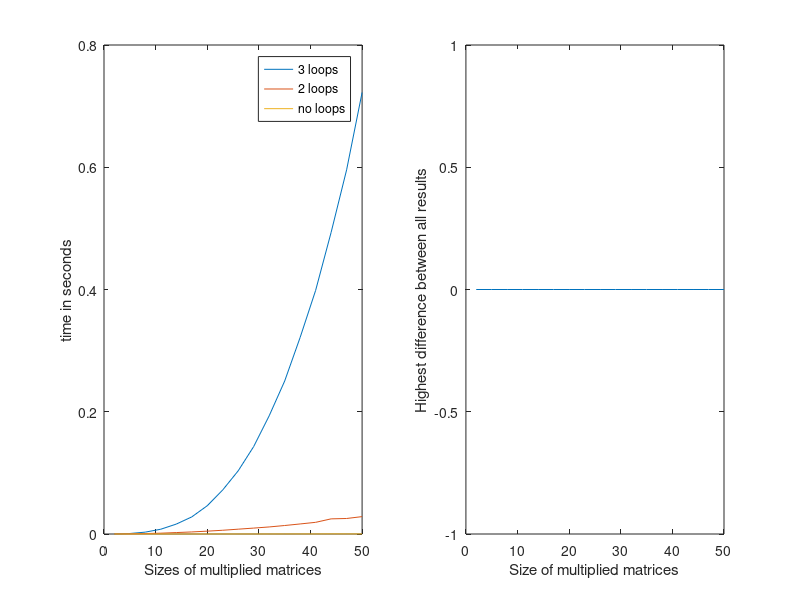

Recreate this plot in MATLAB.
function A1_exercises
  function C = multiply_matrices_3loops(A,B)
    
    M=size(A)(1);
    N=size(A)(2);
    O=size(B)(2);
    
    C = zeros(M,O);
    
    
    if N != size(B)(1)
      disp("dimensions of matrices do not fit")
      return
    endif
    
    # A*B:
    for m=1:M
        for o=1:O
            # computing one matrix element with a loop:
            for n=1:N
              C(m,o)+=A(m,n)*B(n,o);
            endfor
        endfor
    endfor
    
  endfunction

  function C = multiply_matrices_2loops(A,B)
        
    M=size(A)(1);
    N=size(A)(2);
    O=size(B)(2);
    C = zeros(M,O);
      
    if N != size(B)(1)
      disp("dimensions of matrices do not fit")
      return
    endif
    
    
    for m=1:M
        for o=1:O
            # building the scalar product by hand, but only in one lines
            C(m,o)=sum(A(m,:).*B(:,o).');
        endfor
    endfor
    
    endfunction
        
  function C = multiply_matrices_noloops(A,B)
        C=A*B;  
  endfunction
    
  function [t,C_multiplyWith3Loops,C_multiplyWith2Loops,C_multiplyWithoutLoops] = measure_execution_times(A,B)
    t=zeros(3,1);
    
    tic;
    C_multiplyWith3Loops=multiply_matrices_3loops(A,B);
    t(1) = toc;
    
    tic;
    C_multiplyWith2Loops=multiply_matrices_2loops(A,B);
    t(2) = toc;
    
    tic;
    C_multiplyWithoutLoops=multiply_matrices_noloops(A,B);
    t(3) = toc;
  endfunction
  
  
  # init stuff:
  s=2:3:50; #calculating with s times s (sxs) matrices
  
  timeresults=zeros(3,size(s)(2));
  
  #could compare matrices like this: max(max(abs(A-B))
  errors=zeros(1,size(s)(2));
  
  for i=1:size(s)(2)
    
      N=s(i);
      M=s(i);
      O=s(i);
      A=rand(M,N);
      B=rand(N,O);
      [timeresults(:,i),C_3loops,C_2loops,C_noloops]=measure_execution_times(A,B);
      
      #compare results of 3loop-matrix (C_3loops) and noloop-matrix(C_noloops)
      # what is the maximum differenz between them?
      diff_C_3loops_C_noloops = max(max(abs(C_noloops-C_3loops)));
      
      #compare results of 2loop-matrix (C_2loops) and noloop-matrix(C_noloops)
      diff_C_2loops_C_noloops = max(max(abs(C_noloops-C_2loops)));
      
      errors(i)= max([diff_C_3loops_C_noloops,diff_C_2loops_C_noloops]);
      
  endfor
  
  subplot(1, 2, 1)
  plot(s,timeresults(:,:));
  xlabel ("Sizes of multiplied matrices");
  ylabel ("time in seconds");
  legend("3 loops","2 loops","no loops");
  
  subplot (1, 2, 2)
  plot(s,errors);
  xlabel("Size of multiplied matrices");
  ylabel ("Highest difference between all results");
  
endfunction